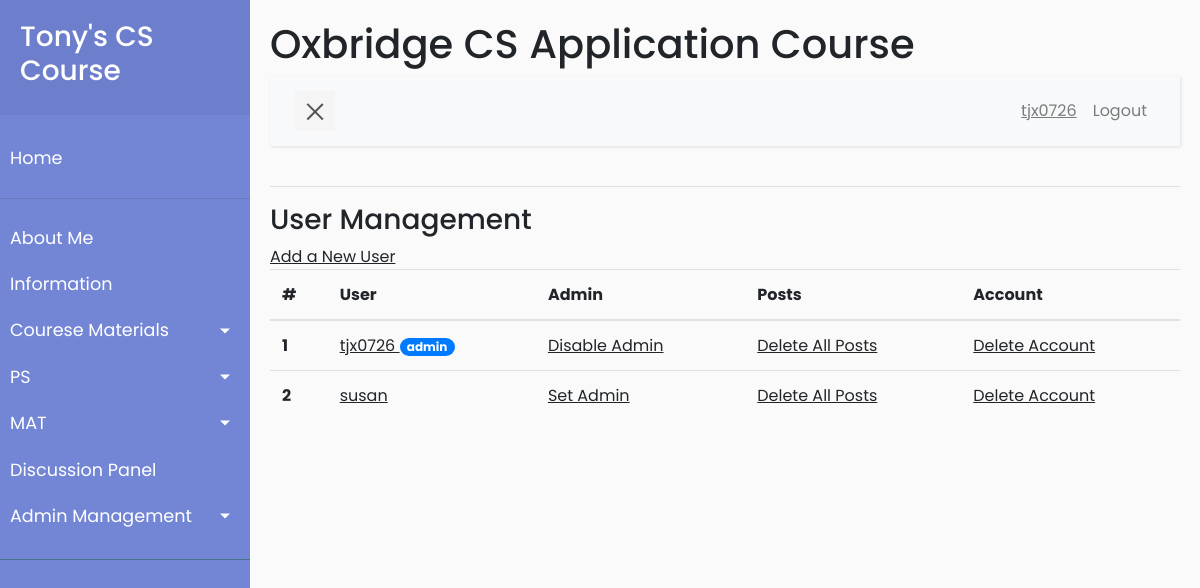
Page /management/user_management (signed in) on the earlier database version.
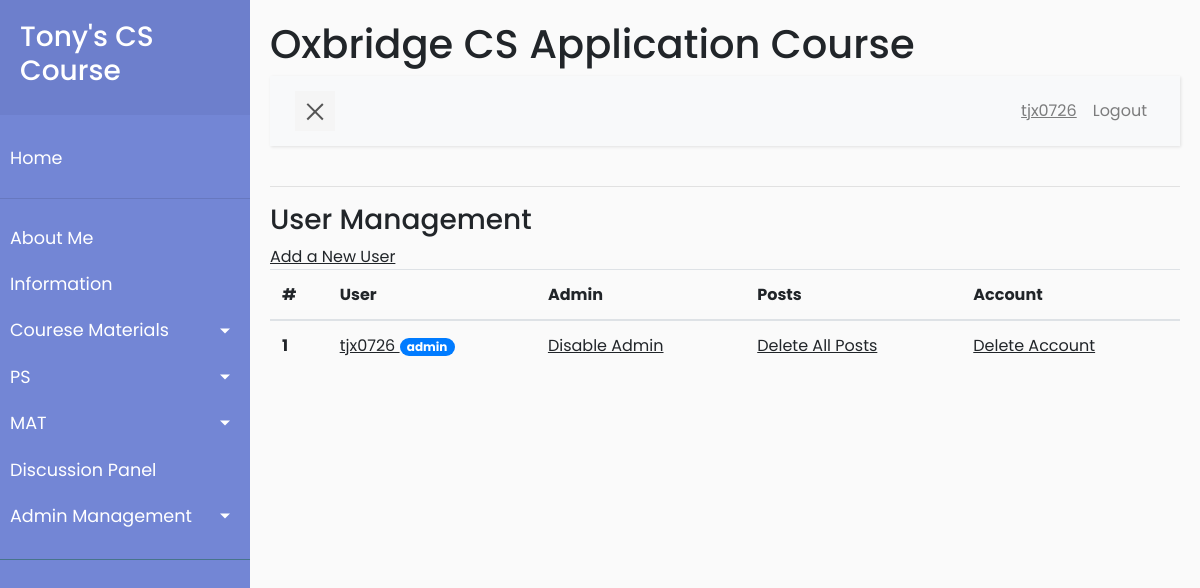
Same page on the later database version.
### app/models.py (models this page shows, shortened)
class User(UserMixin, db.Model):
    id = db.Column(db.Integer, primary_key=True)
    username = db.Column(db.String(64), index=True, unique=True)
    firstname = db.Column(db.String(64), index=True)
    lastname = db.Column(db.String(64), index=True)
    email = db.Column(db.String(120), index=True, unique=True)
    password_hash = db.Column(db.String(128))
    is_admin = db.Column(db.Boolean, default=False)
    posts = db.relationship('Post', backref='author', lazy='dynamic')
    mats = db.relationship('Mat', secondary=user_mat_association,
                           back_populates='viewers')
    mat_results = db.relationship(
        'Mat_result', backref='student', lazy='dynamic')
    ps_own = db.relationship("Ps_files", backref='owner', lazy='dynamic',
                             foreign_keys='Ps_files.user_id_owner')
    ps_by_me = db.relationship("Ps_files", backref='author',
                               lazy='dynamic', foreign_keys='Ps_files.user_id_author')

### app/routes.py (the view)
@app.route('/management/user_management')
@login_required
@admin_requirement
def user_management():
    users = User.query.order_by(User.id).all()
    return render_template('user_management.html', title='User Management',
                           users=users)

### app/models.py (called while the page is built)
@login.user_loader
def load_user(id):
    return User.query.get(int(id))

### app/routes.py (called while the page is built)
def admin_requirement(f):
    from functools import wraps
    @wraps(f)
    def wrap(*args, **kwargs):
        if current_user.is_admin:
            return f(*args, **kwargs)
        else:
            flash('You have no access to admin contents.')
            return redirect(url_for('index'))
    return wrap

### app/templates/user_management.html
{% extends "base.html" %}
{% block content %}
<h3>User Management</h3> <a href="{{ url_for('register') }}"><u>Add a New User</u> </a>
    <table class="table">
        <thead>
        <tr>
            <th scope="col">#</th>
            <th scope="col">User</th>
            <th scope="col">Admin</th>
            <th scope="col">Posts</th>
            <th scope="col">Account</th>
        </tr>
        </thead>
        <tbody>
    {% for u in users %}
        <tr>
            <th scope="row">{{ u.id }}</th>
            <td>
                <u><a href="{{ url_for('user_default', username=u.username) }}">
                            {{u.username}} </a></u>
                {% if u.is_admin %}
                <span class="badge badge-pill badge-primary">admin </span>
                {% endif %}
            </td>
            <td>
                <u><a href="{{ url_for('change_admin', username=u.username) }}">
                {% if u.is_admin%}
                Disable Admin
                {% else %}
                Set Admin
                {% endif%}
                </a></u>
            </td>
            <td>
                <u><a href='{{url_for('delete_user_post_confirm', username=u.username)}}'>
                        Delete All Posts
                </a></u>
            </td>
            <td>
                <u><a href="{{url_for('delete_user_confirm', username=u.username)}}">
                        Delete Account
                </a></u>
            </td>
        </tr>
    {% endfor %}
        </tbody>
    </table>
{% endblock%}

### app/templates/base.html (shortened to what this page needs)
<html lang="en">
    <head>
        <link rel="stylesheet" href="{{  url_for('static', filename='scripts/css/bootstrap.min.css') }}">
        <link rel="stylesheet" href="{{  url_for('static', filename='scripts/css/style5.css') }}">
    </head>
    <body>
        <div class="wrapper">
            <nav id="sidebar">
                <div class="sidebar-header">
                    <a href="{{ url_for('index') }}"><h3>Tony's CS Course</h3></a>
                </div>
                <ul class="list-unstyled components">
                    <li>
                        <a href="{{ url_for('index') }}">Home</a>
                    </li>
                    <hr>
                    <li>
                        <a href="{{ url_for('about_me') }}">About Me</a>
                    </li>
                    <li>
                        <a href="{{ url_for('information')}}">Information</a>
                    </li>
                    <li>
                        <a href="#cmSubmenu" data-toggle="collapse"
                            aria-expanded="false"
                            class="dropdown-toggle">Courese Materials</a>
                    </li>
                    <li>
                        <a href="#psSubmenu" data-toggle="collapse"
                            aria-expanded="false" class="dropdown-toggle">PS</a>
                    </li>
                    <li>
                        <a href="#matSubmenu" data-toggle="collapse"
                            aria-expanded="false" class="dropdown-toggle">MAT</a>
                    </li>
                    <li>
                        <a href="{{ url_for('discussion_no_page') }}">Discussion Panel</a>
                    </li>
					{% if current_user.is_admin%}
                    <li>
                        <a href="#adminSubmenu" data-toggle="collapse" aria-expanded="false" class="dropdown-toggle">Admin Management</a>
                    </li>
					{% endif %}
                </ul>
            </nav>
            <div id="content">
                <h1>Oxbridge CS Application Course</h1>
                <nav class="navbar navbar-expand-lg navbar-light bg-light">
                    <div class="container-fluid">
                        <button type="button" id="sidebarCollapse" class="navbar-btn">
                            <span></span>
                        </button>
                        <div class="collapse navbar-collapse" id="navbarSupportedContent">
                            <ul class="nav navbar-nav ml-auto">
                                {% if current_user.is_anonymous %}
                                <li class="nav-item">
                                    <a class="nav-link" href="{{ url_for('login') }}">Login</a>
                                </li>
                                <li class="nav-item">
                                    <a class="nav-link" href="{{
                                        url_for('register') }}">Register</a>
                                </li>
                                {% else %}
                                <li class="nav-item">
                                    <a class="nav-link" href="{{
                                        url_for('user_default', username=current_user.username)}}"><u>{{current_user.username}}</u></a>
                                </li>
                                <li class="nav-item">
                                    <a class="nav-link" href="{{ url_for('logout') }}">Logout</a>
                                </li>
                                {% endif %}
                            </ul>
                        </div>
                    </div>
                </nav>
                <hr>
                {% block content %}
                {% endblock %}
            </div>
        </div>
    </body>
</html>

Differences in the rows shown:
removed User: id "2", username "susan", is_admin "Set Admin"
